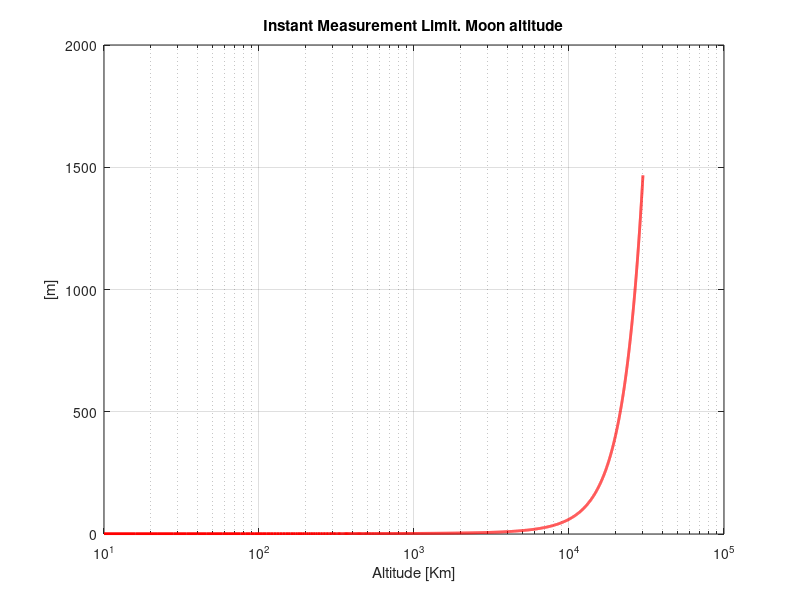

The MATLAB script that drew this image:
clear;
clc;
close all;

%% INSTANT MEASUREMENT INFORMATION LIMIT.
% Description: Compute the IMIL for a point mass at different altitudes


% planet gravity constants (Moon)
GM  = 4.902800118E12;            % [m^3 s^-2]
Ref = 1737.4E3;                  % [m]

% planet gravity constants (Earth)
GM  = 3.98E14;                   % [m^3 s^-2]
Ref = 6378E3;                    % [m]


% orbit altitudes
N   = 5000;
h   = linspace(10E3, 30000E3, N);  

% Measurement accuracy
sigma_m = 1E-12;                % [s^-2]

maxP = ones(1, N) * NaN;
for k = 1:N
    r    = Ref + h(k); % [m]
    maxP(k) =  r^4 * sigma_m / (3 * GM);
end

figure()
semilogx(h./1E3, maxP, 'LineWidth', 2, 'Color','r')
grid on;
xlabel('Altitude [Km]')
ylabel('[m]')
title('Instant Measurement Limit. Moon altitude')
